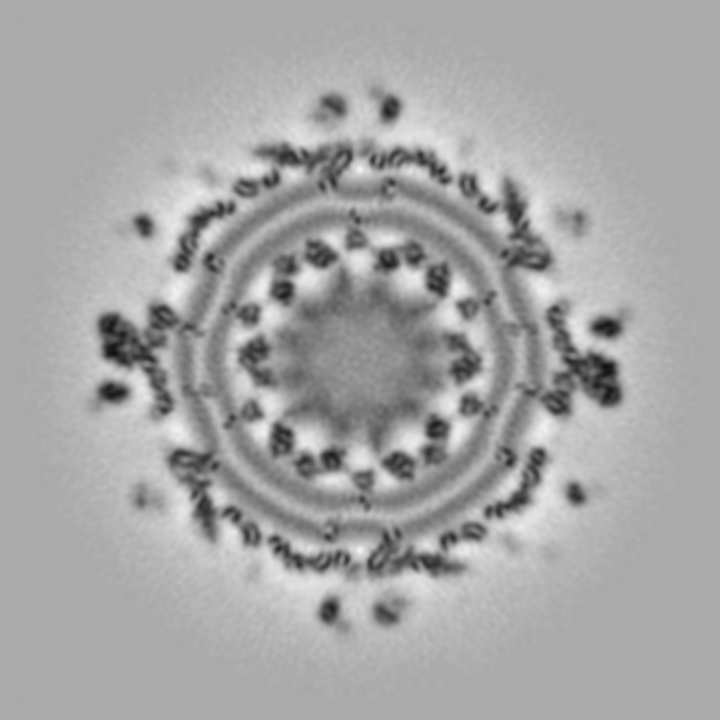
#> input picture Chapter_7-Fourier Transform-Modified-Kevin/Figures/fft1.png, 720 x 720 px, found by its file name
$ python ilowpass.py
#> lines starting #> are read from the running program, lines starting #| are printed output that depends on the picture; after the words box and inside, x2 and y2 are one past the last pixel; in counts of white or black regions, pixels touching at a corner belong together
import cv2
import numpy, math
import scipy.fftpack as fftim
from PIL import Image

# Opening the image and converting it to grayscale.
b = Image.open('../Figures/fft1.png').convert('L')
# Performing FFT.
c = fftim.fft2(b)
# Shifting the Fourier frequency image.
d = fftim.fftshift(c)

# Intializing variables for convolution function.
M = d.shape[0]
#> M = 720
N = d.shape[1]
#> N = 720
# H is defined and
# values in H are initialized to 1.
H = numpy.ones((M,N))
center1 = M/2
#> center1 = 360
center2 = N/2
#> center2 = 360
d_0 = 30.0 # cut-off radius

# Defining the convolution function for ILPF.
for i in range(1,M):
    for j in range(1,N):
        r1 = (i-center1)**2+(j-center2)**2
        # Euclidean distance from
        # origin is computed.
        r = math.sqrt(r1)
        # Using cut-off radius to eliminate
        # high frequency.
        if r > d_0:
            H[i,j] = 0.0
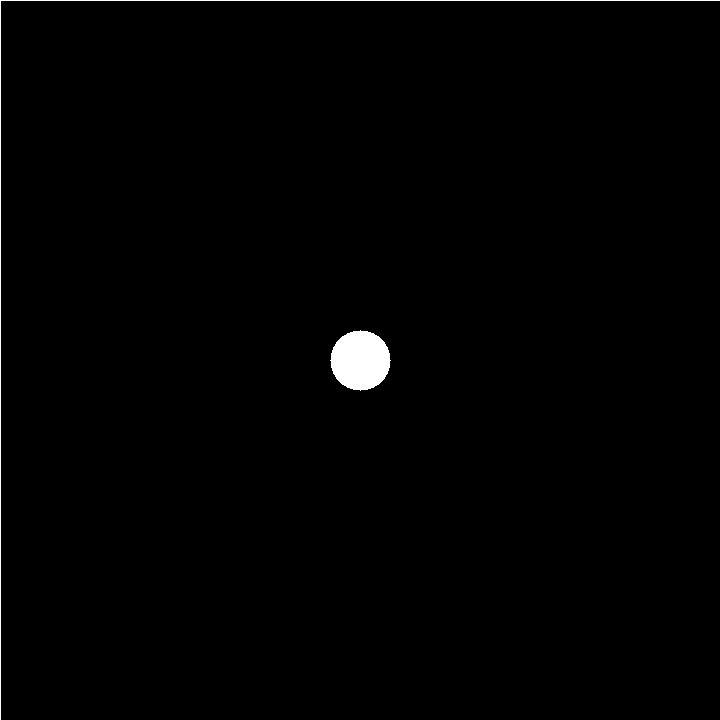
#> H: shape (720, 720) float64; values 0 (black) and 1 (white), 0.82% white; 2 white regions, box (x1, y1, x2, y2) and area: (330, 330, 391, 391) 2821, (0, 0, 720, 720) 1439
# Converting H to an image.
H =  Image.fromarray(H)
# Performing the convolution.
con = d * H
# Computing the magnitude of the inverse FFT.
e = abs(fftim.ifft2(con))
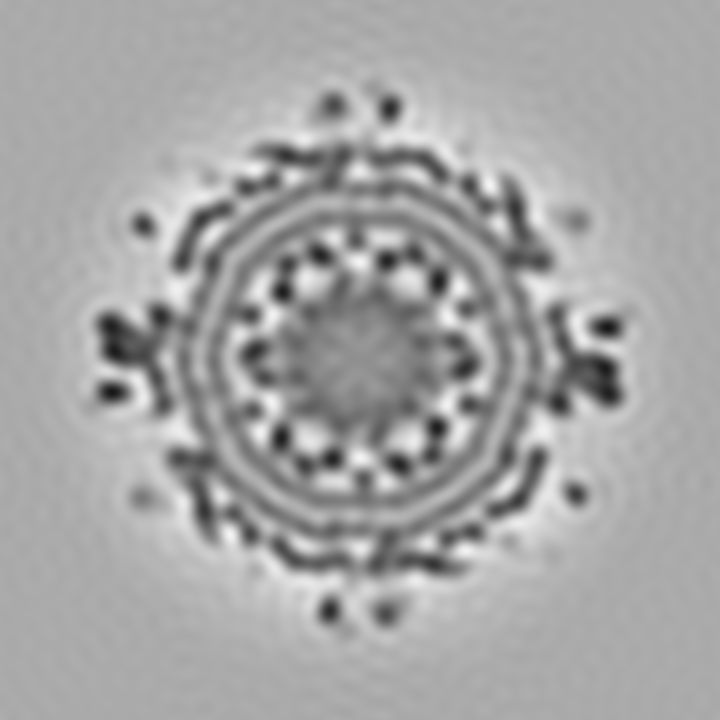
#> e: shape (720, 720) float64; min 23.75, max 244.2, mean 165.8
# Saving e as ilowpass_output.png in
# Figures folder .
cv2.imwrite('../Figures/ilowpass_output.png', e)
